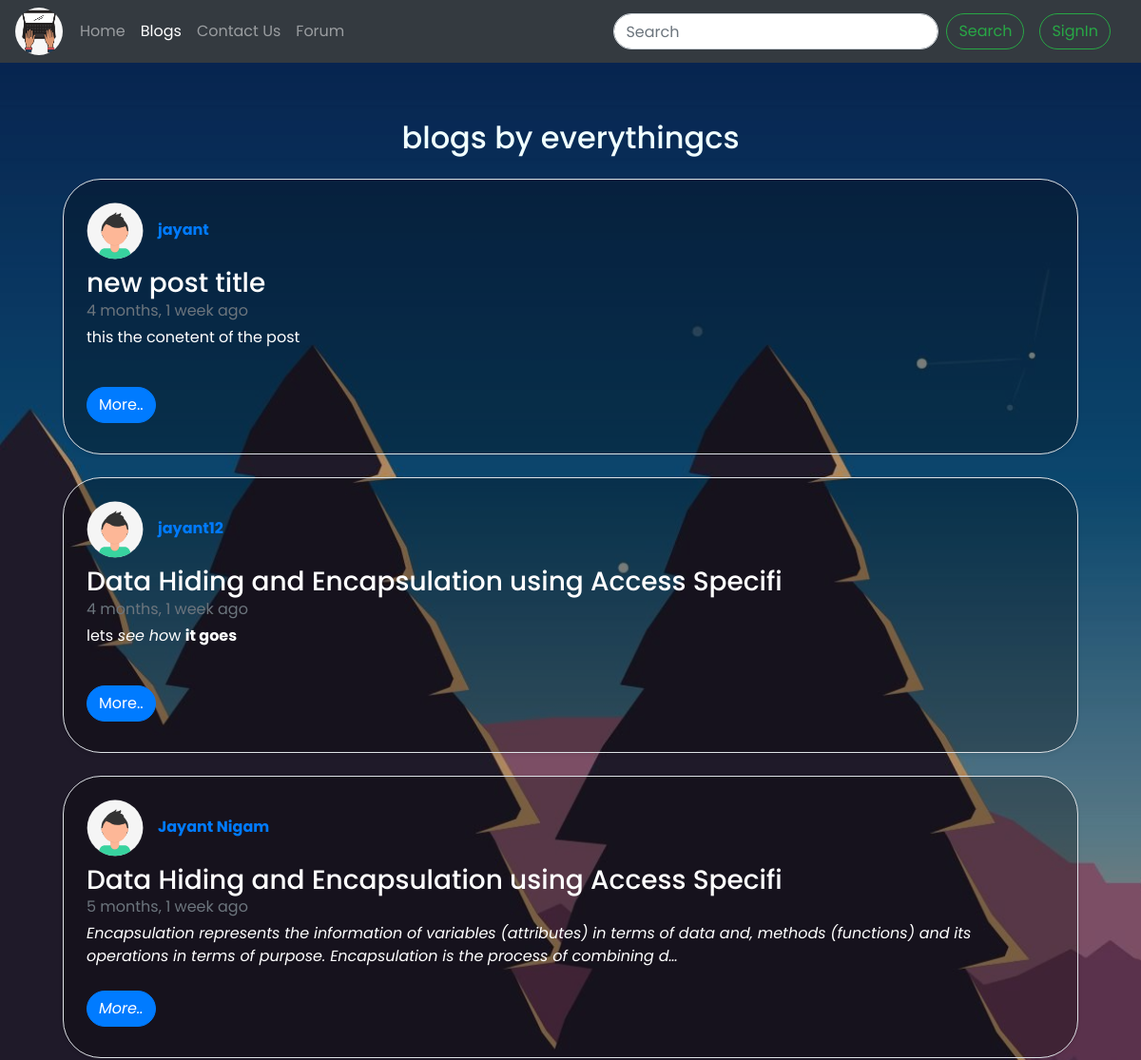
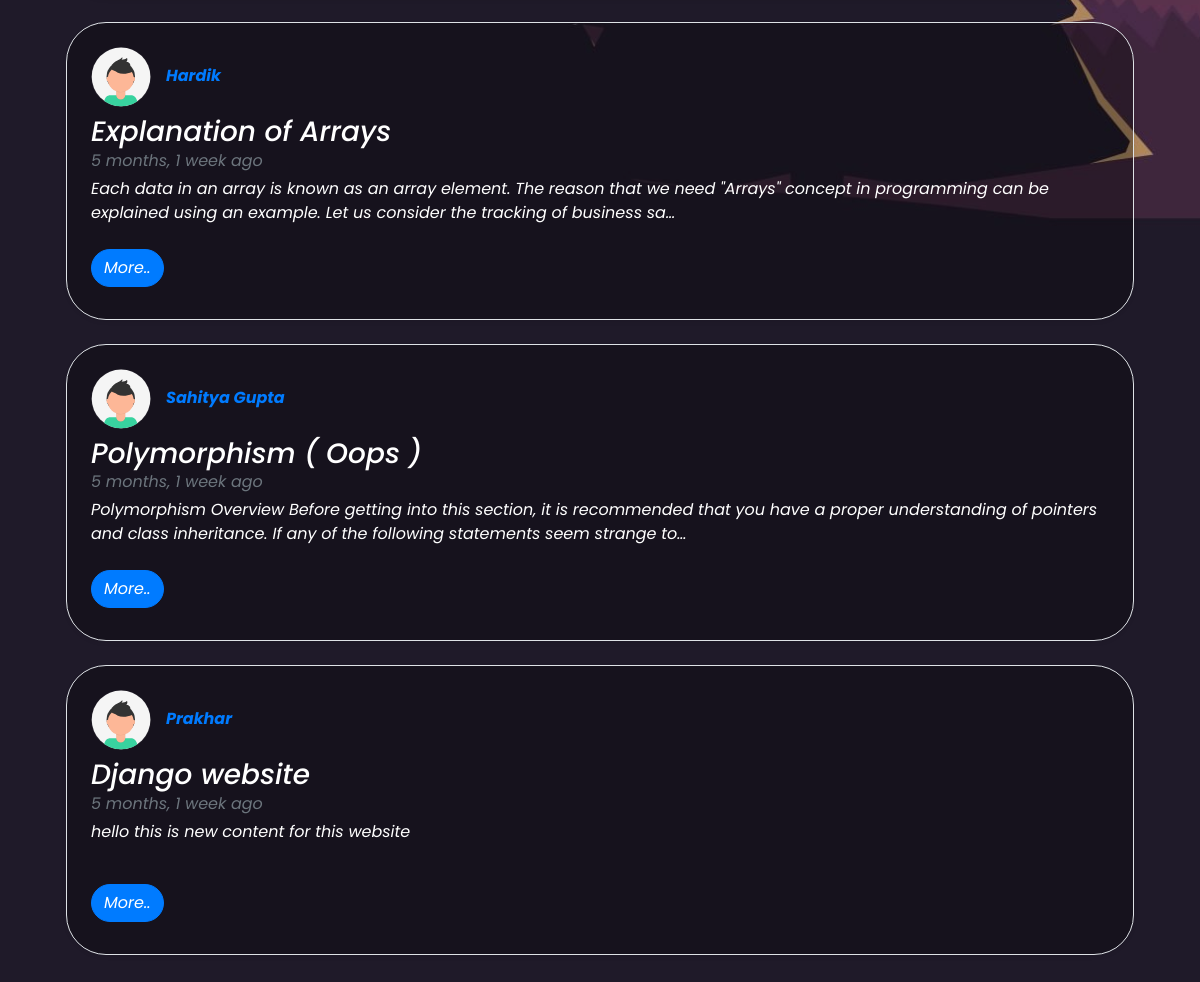
Screenshot of /blog/ with the database file from the repository (2 pictures, top to bottom).
### blog/models.py (models this page shows, shortened)
class Post(models.Model):
    sno = models.AutoField(primary_key=True)
    title = models.CharField(max_length=50)
    content = RichTextField(blank=True, null=True)
    author = models.CharField(max_length=50)
    slug = models.CharField(max_length=200)
    timeStamp = models.DateTimeField(auto_now_add=True)
    class Meta:
        ordering = ['-timeStamp']

### blog/views.py (the view)
# urls.py: path('', views.blogHome, name='home'),
def blogHome(request):
    allpost = Post.objects.all()
    context = {'allposts': allpost}
    return render(request, 'blog/blogHome.html', context)

### templates/blog/blogHome.html (shortened to what this page needs)
{% extends 'base.html' %}
{% load static %}
{% block head %}
<link rel="stylesheet" href="{% static 'blogHome.css' %}">
{% endblock head %}
{% block blogactive %}active {% endblock blogactive %}
{% block body %}
<div class="contact-container">
  <h2 class="text-center my-4" style="color: azure;">blogs by everythingcs</h2>
  <div class="container">
    {% for post in allposts %}
    <div class="col-md-12">
      <div class="row no-gutters border rounded overflow-hidden flex-md-row mb-4 shadow-sm h-md-250 position-relative"
        id='abc'>
        <div class="col p-4 d-flex flex-column position-static">
          <strong class="d-inline-block mb-2 text-primary"><img src="/static/images/avatar.svg" alt="" height="60px"
              style="margin-right: 15px;">{{post.author}}</strong>
          <h3 class="mb-0">{{post.title}}</h3>
          <div class="mb-1 text-muted">{{post.timeStamp|timesince}} ago</div>
          <p class="card-text mb-auto">{{post.content|truncatechars:200|safe}}</p>
          <div class="my-2">
            <a href="/blog/{{post.slug}}" role="button" class="btn btn-primary">More..</a>
          </div>
        </div>
      </div>
    </div>
    {% endfor %}
  </div>
</div>
{% endblock body %}

### templates/base.html (shortened to what this page needs)
{% load static %}
<!DOCTYPE html>
<html lang="en">
<head>
  <link rel="stylesheet" href="{% static '/base.css' %}">
  <link rel="stylesheet" href="https://stackpath.bootstrapcdn.com/bootstrap/4.5.2/css/bootstrap.min.css"
>
  {% block head %}
  {% endblock head %}
</head>
<body>
  <nav class="navbar navbar-expand-lg navbar-dark bg-dark">
    <a href="/"><img src="{% static '/images/logo.png' %}" width="50px" height="50px"
        style="border-radius: 50px; margin-right: 10px;"></a>
    <div class="collapse navbar-collapse" id="navbarSupportedContent">
      <ul class="navbar-nav mr-auto">
        <li class="nav-item {% block homeactive %}
          {% endblock homeactive %}">
          <a class="nav-link" href="/">Home <span class="sr-only">(current)</span></a>
        </li>
        <li class="nav-item {% block blogactive %}
          {% endblock blogactive %}">
          <a class="nav-link" href="/blog">Blogs</a>
        </li>
        <li class="nav-item {% block contactactive %}
           {% endblock contactactive %}">
          <a class="nav-link" href="/contact">Contact Us</a>
        </li>
        <li class="nav-item {% block doubtactive %}
           {% endblock doubtactive %}">
          <a class="nav-link" href="{% url 'all-questions' %}">Forum</a>
        </li>
      </ul>
      <form method = 'get' action = '/search'class="form-inline my-2 my-lg-0">
        <input class="form-control mr-sm-2" style="border-radius: 50px;" type="search" placeholder="Search"
          aria-label="Search" name = 'query' id = 'search'/>
        <button class="btn btn-outline-success my-2 my-sm-0 mr-3" type="submit">
          Search
        </button>
      </form>
      {% if user.is_authenticated %}
      <div class="btn-group">
        <button type="button" class="btn btn-danger dropdown-toggle" data-toggle="dropdown" aria-haspopup="true"
          aria-expanded="false" id = 'user-button'>
          {{request.user}}
        </button>
        <div class="dropdown-menu" id = "dropdown-box">
          <a class="dropdown-item" href="/logout" id = 'logout-link'>logout</a>
          <a class="dropdown-item" href="/blog/addblog" id = 'addblog-link'>add blog</a>
        </div>
      </div>
      {% else %}
      <a class="btn btn-outline-success my-2 my-sm-0 mr-3" href="/loginpage" role="button">SignIn</a>
      {% endif %}
    </div>
  </nav>
  {% block body %} {% endblock body %}
</body>
</html>

### static/base.css (style rules this page uses)
body { margin: 0px !important; font-family: 'Poppins', sans-serif !important; font-size: 1em !important; background:url("/static/images/vector-purple.jpg"); background-blend-mode: darken; background-repeat: no-repeat; background-size: cover; }
.btn { border-radius: 50px !important; }

### static/blogHome.css (style rules this page uses)
#abc { background: rgba(0, 0, 0, .3); border-radius: 40px !important; color: rgb(255, 255, 255); }
.contact-container { background: rgba(0, 0, 0, 0.3); padding: 3%; }

### rows the page displays
Post: author "jayant", title "new post title", timeStamp "4 months, 1 week", content "this the conetent of the post"
Post: author "jayant12", title "Data Hiding and Encapsulation using Access Specifi", timeStamp "4 months, 1 week", content "lets see ho w it goes"
Post: author "Jayant Nigam", title "Data Hiding and Encapsulation using Access Specifi", timeStamp "5 months, 1 week", content "Encapsulation represents the information of variables (attributes) in terms of data and, methods (functions) and its operations in terms of purpose. Encapsulation is the process of combining d…"
Post: author "Hardik", title "Explanation of Arrays", timeStamp "5 months, 1 week", content "Each data in an array is known as an array element. The reason that we need \"Arrays\" concept in programming can be explained using an example. Let us consider the tracking of business sa…"
Post: author "Sahitya Gupta", title "Polymorphism ( Oops )", timeStamp "5 months, 1 week", content "Polymorphism Overview Before getting into this section, it is recommended that you have a proper understanding of pointers and class inheritance. If any of the following statements seem strange to…"
Post: author "Prakhar", title "Django website", timeStamp "5 months, 1 week", content "hello this is new content for this website"
